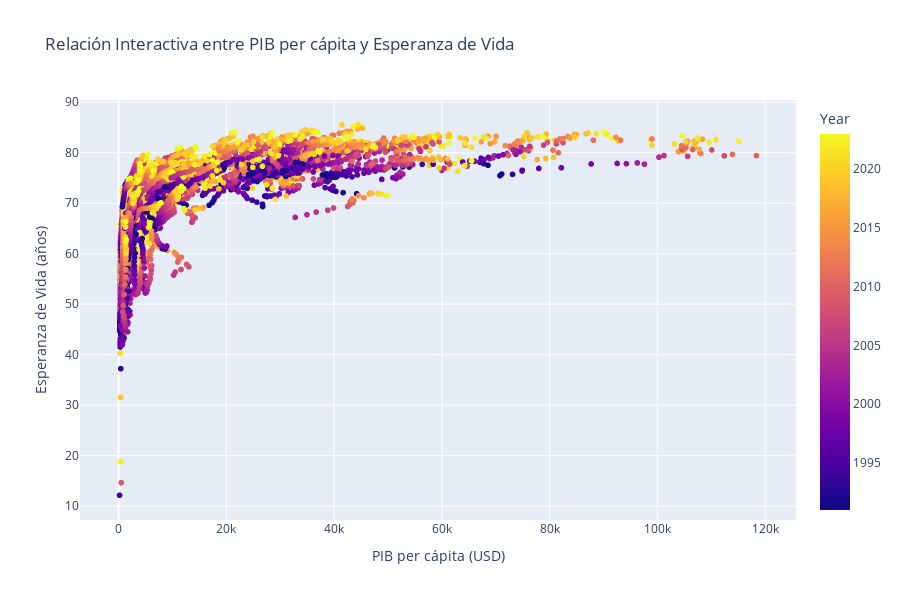

Write notebook code for a chart like this one.
### Markdown cell above
### Relación entre el PIB y las Emisiones de CO2

Este gráfico muestra cómo las emisiones de CO2 se relacionan con el PIB. Se observa que los países con mayor PIB tienden a generar mayores emisiones de CO2. Esto es consistente con la idea de que las economías más industrializadas suelen depender más de combustibles fósiles, lo que resulta en una mayor huella de carbono.

**Implicaciones**:
Este hallazgo resalta un desafío clave para la sostenibilidad: el crecimiento económico a menudo va de la mano con un mayor impacto ambiental. Los responsables de las políticas deben equilibrar el crecimiento económico con la transición hacia fuentes de energía más limpias y sostenibles.

### Code cell
# Crear un dashboard interactivo con Plotly
fig = px.scatter(dataset_cleaned, x='GDP_per_capita_USD', y='Life_exp', color='Year', 
                 title="Relación Interactiva entre PIB per cápita y Esperanza de Vida",
                 labels={"GDP_per_capita_USD": "PIB per cápita (USD)", "Life_exp": "Esperanza de Vida (años)"})
fig.update_layout(width=900, height=600)
fig.show()

### Figure 1 — Plotly figure (JSON) as saved in the notebook; plotly's stock layout.template omitted (floating-point values rounded to 4 significant figures; data arrays with more than 128 entries replaced by an {"elided": "..."} marker saying what was removed)
{"data": [{"hovertemplate": "PIB per cápita (USD)=%{x}<br>Esperanza de Vida (años)=%{y}<br>Year=%{marker.color}<extra></extra>", "legendgroup": "", "marker": {"color": {"elided": "6852 int values"}, "coloraxis": "coloraxis", "symbol": "circle"}, "mode": "markers", "name": "", "showlegend": false, "type": "scattergl", "x": {"elided": "6852 float values"}, "xaxis": "x", "y": {"elided": "6852 float values"}, "yaxis": "y"}], "layout": {"coloraxis": {"colorbar": {"title": {"text": "Year"}}, "colorscale": [[0, "#0d0887"], [0.1111, "#46039f"], [0.2222, "#7201a8"], [0.3333, "#9c179e"], [0.4444, "#bd3786"], [0.5556, "#d8576b"], [0.6667, "#ed7953"], [0.7778, "#fb9f3a"], [0.8889, "#fdca26"], [1, "#f0f921"]]}, "height": 600, "legend": {"tracegroupgap": 0}, "title": {"text": "Relación Interactiva entre PIB per cápita y Esperanza de Vida"}, "width": 900, "xaxis": {"anchor": "y", "domain": [0, 1], "title": {"text": "PIB per cápita (USD)"}}, "yaxis": {"anchor": "x", "domain": [0, 1], "title": {"text": "Esperanza de Vida (años)"}}}}
